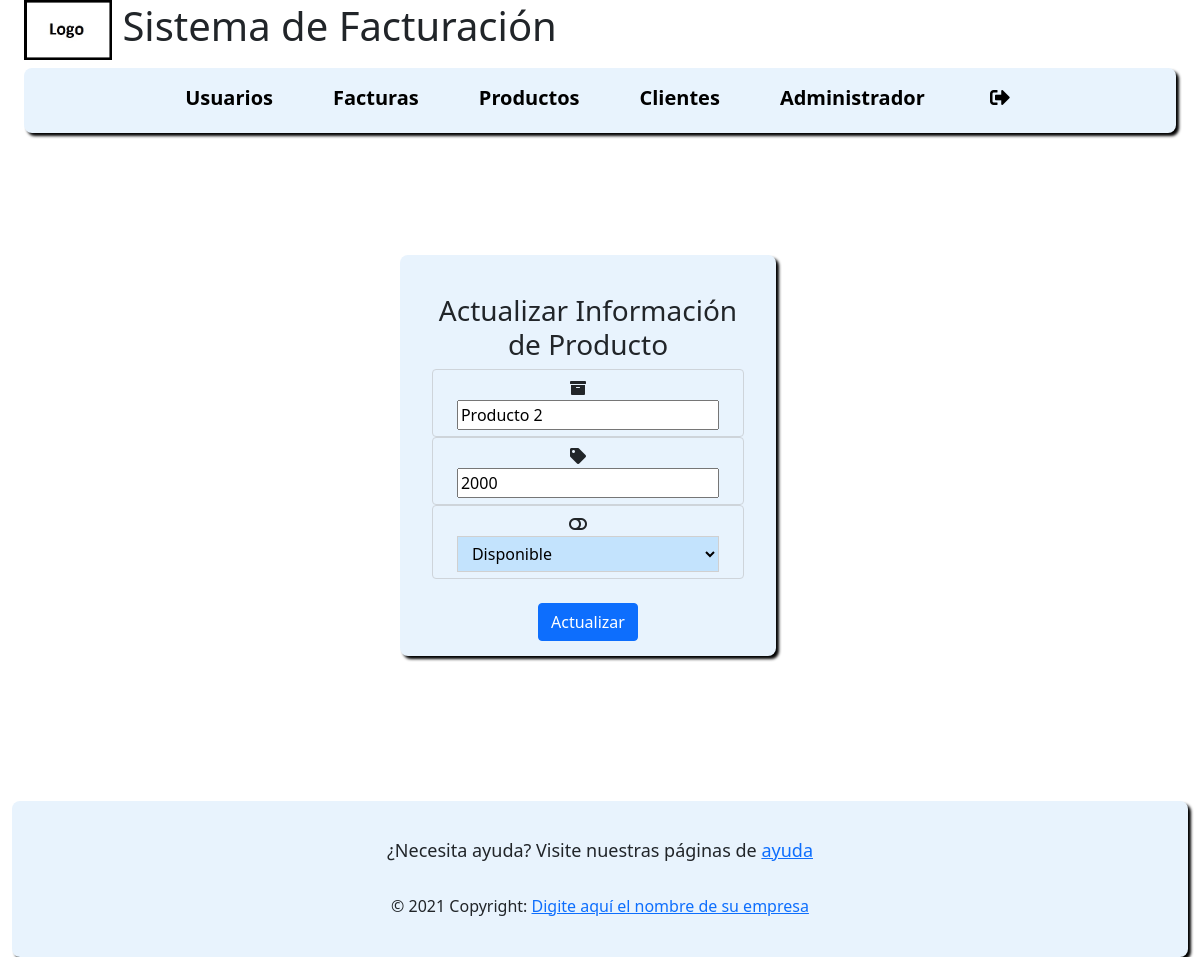
/?c=update_product&id=2 (signed in), run on an earlier commit of the app's database.
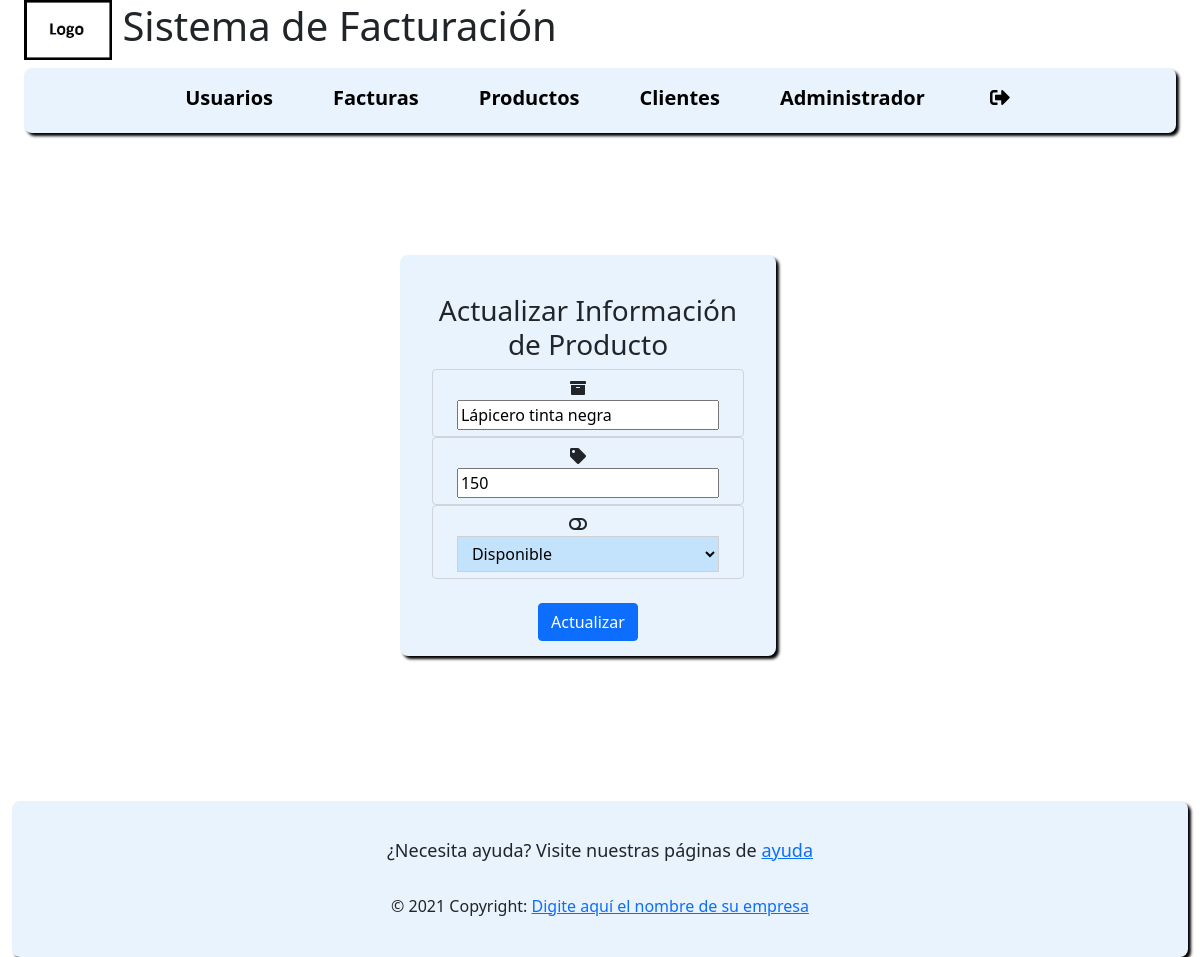
And on a later commit of the database.
### tables this page shows
CREATE TABLE `product` (
  `product_id` int(11) NOT NULL,
  `product_name` varchar(100) NOT NULL,
  `price` float NOT NULL,
  `status` tinyint(1) NOT NULL
);

### model/product.php (called while the page is built, shortened)
<?php
include_once "model/Connection.php";
class product {
    public function __construct($product_id = 0, $product_name = "", $price = 0, $status = "") {
         $this->product_id = $product_id;
         $this->product_name = $product_name;
         $this->price = $price;
         $this->status = $status;
    }
    public function select($product_id){
        $query = "SELECT * FROM product";
        $query .= " WHERE product_id = '$product_id'";
        $pdo = new Connection();
        $results = $pdo->open()->query($query);
        $row = $results->fetch();
        $product = new product($row['product_id'], $row['product_name'], $row['price'], $row['status']);
        return $product;
	}
}

### model/connection.php (called while the page is built, shortened)
<?php
class Connection {
    private $str;
    function __construct() {
        $this->str = "mysql:host=" . DB_HOST . ";dbname=" . DB_NAME;
    }
    public function open() {
        try {
            return new PDO($this->str, DB_USER, DB_PASSWORD);
        } catch (PDOException $ex) {
            error_log("ERROR EN " . __FILE__ . " EN LA LINEA" . __LINE__ . " EL ERROR :" . $ex->getMessage());
            return NULL;
        }
    }
}

### view/update_product.php (the view, shortened to what this page needs)
<div class="container-fluid full-screen row">
    <div class="description content-element col-xs-12 col-sm-12 col-md-12 col-lg-10 col-xl-4">
        <br>
        <h3>Actualizar Información de Producto</h3>
        <form method="POST" action="./?c=update_product&id=<?php echo $product->product_id ?>">
            <div class="form-group">
            <div class="form-control soft-blue-background">
                <i class="icon-padding fa fa-archive"></i>
                <input class="col-xs-12 col-sm-12 col-md-12 col-lg-12 col-xl-11" type="text" name="product_name" value="<?php echo $product->product_name ?>">
            </div>
            <div class="form-control soft-blue-background">
                <i class="icon-padding fa fa-tag"></i>
                <input class="col-xs-12 col-sm-12 col-md-12 col-lg-12 col-xl-11" type="text" name="price" value="<?php echo $product->price ?>">
            </div>
            <div class="form-control soft-blue-background">
                <i class="icon-padding fa fa-toggle-off"></i>
                <select class="col-xs-12 col-sm-12 col-md-12 col-lg-12 col-xl-11" name="status" id="status" value="<?php echo $product->status ?>" required>
                    <?php if($product->status){?>
                    <option selected value="1">Disponible</option>
                    <?php }else{?>
                    <option value="1">Disponible</option>
                    <option  selected value="0">Agotado</option>
                    <?php }?>
                    </select>
            </div>
            </div><br>
            <input class= "btn btn-primary" type="submit" value="Actualizar">
        </form>
    </div>
</div>

What changed in the data, as far as the page shows it:
changed product "Disponible": product_name "Producto 2" → "Lápicero tinta negra"; price "2000" → "150"
